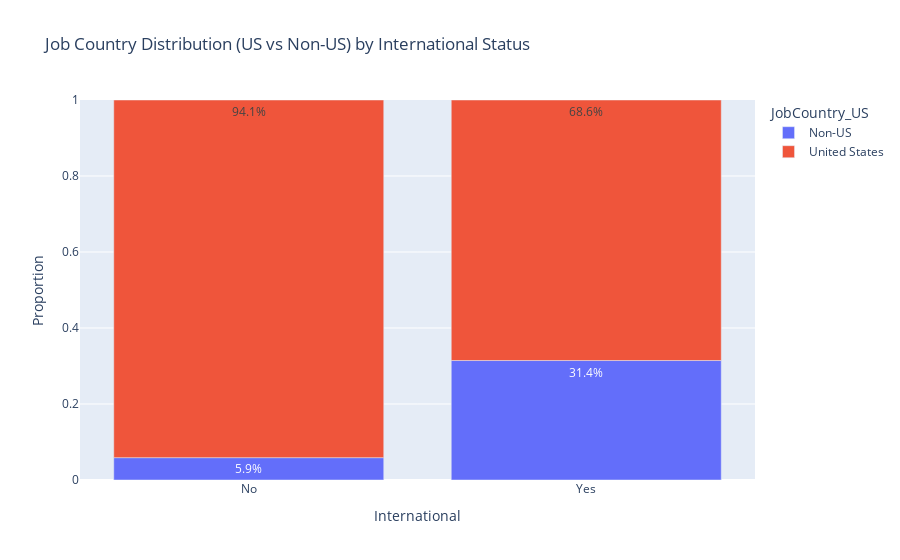

Source (notebook cell):
### Code cell
fig = px.bar(
    df_counts,
    x="International",
    y="pct",
    color="JobCountry_US",
    barmode="relative",
    text="pct",
    title="Job Country Distribution (US vs Non-US) by International Status",
)

fig.update_traces(texttemplate="%{text:.1%}", textposition="inside")

fig.update_layout(yaxis_title="Proportion", yaxis=dict(range=[0, 1]))

fig.show()

### Figure 1 — Plotly figure (JSON) as saved in the notebook; plotly's stock layout.template omitted (floating-point values rounded to 4 significant figures)
{"data": [{"hovertemplate": "JobCountry_US=Non-US<br>International=%{x}<br>pct=%{text}<extra></extra>", "legendgroup": "Non-US", "marker": {"color": "#636efa", "pattern": {"shape": ""}}, "name": "Non-US", "orientation": "v", "showlegend": true, "text": [0.05882, 0.3144], "textposition": "inside", "texttemplate": "%{text:.1%}", "type": "bar", "x": ["No", "Yes"], "xaxis": "x", "y": [0.05882, 0.3144], "yaxis": "y"}, {"hovertemplate": "JobCountry_US=United States<br>International=%{x}<br>pct=%{text}<extra></extra>", "legendgroup": "United States", "marker": {"color": "#EF553B", "pattern": {"shape": ""}}, "name": "United States", "orientation": "v", "showlegend": true, "text": [0.9412, 0.6856], "textposition": "inside", "texttemplate": "%{text:.1%}", "type": "bar", "x": ["No", "Yes"], "xaxis": "x", "y": [0.9412, 0.6856], "yaxis": "y"}], "layout": {"barmode": "relative", "legend": {"title": {"text": "JobCountry_US"}, "tracegroupgap": 0}, "title": {"text": "Job Country Distribution (US vs Non-US) by International Status"}, "xaxis": {"anchor": "y", "domain": [0, 1], "title": {"text": "International"}}, "yaxis": {"anchor": "x", "domain": [0, 1], "range": [0, 1], "title": {"text": "Proportion"}}}}
